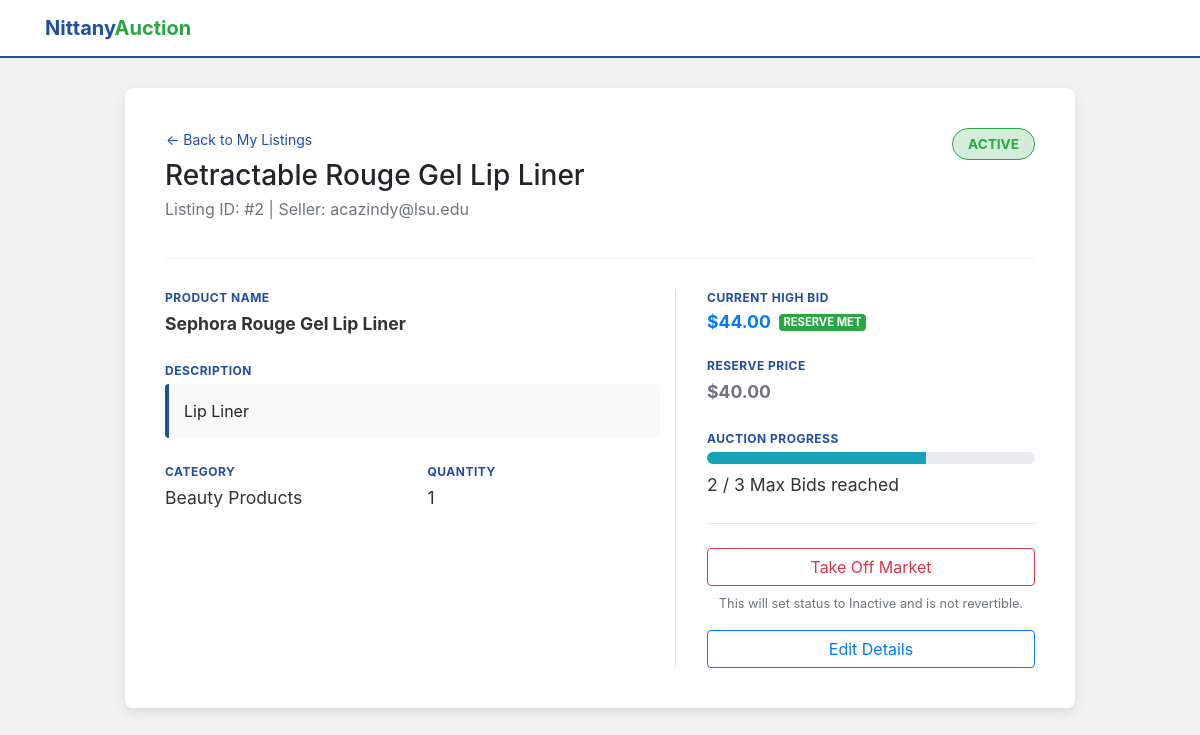
The app's page /listing-details/acazindy@lsu.edu/2, older data.
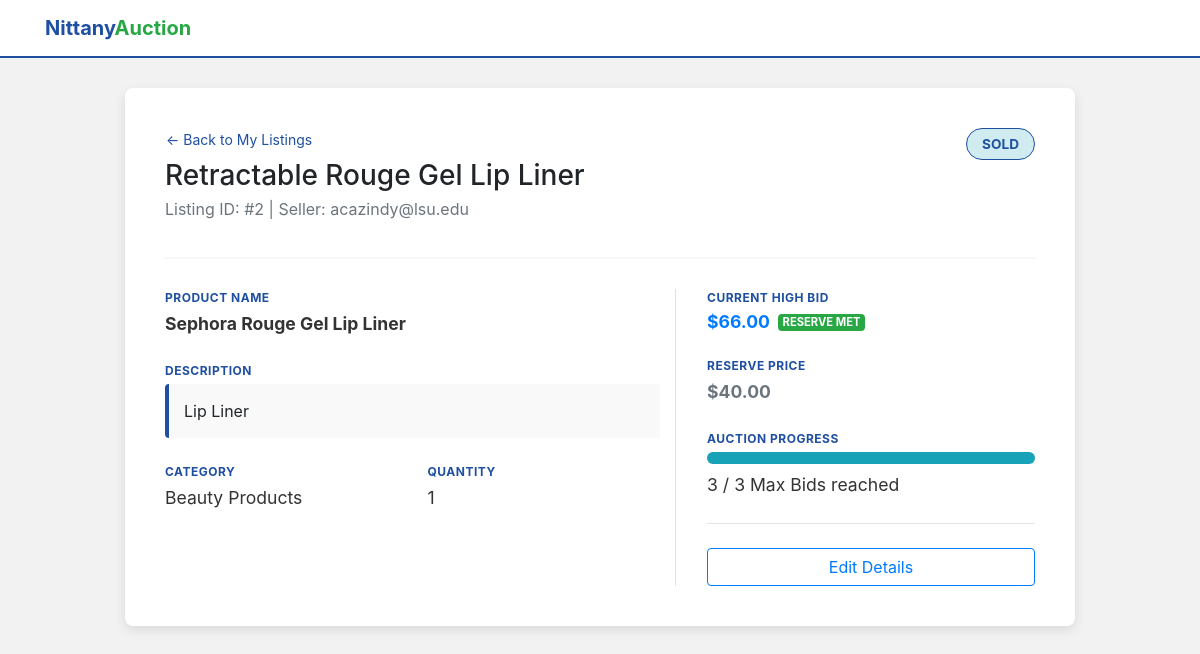
The same page, newer data.
### app.py (the view)
@app.route('/listing-details/<seller_email>/<int:listing_id>')
def listing_details(seller_email, listing_id):
    connection = get_connection()
    cursor = connection.cursor()
    cursor.execute('''
        SELECT Seller_Email,
               Listing_ID,
               Category,
               Auction_Title,
               Product_Name,
               Product_Description,
               Quantity,
               Reserve_Price,
               Max_bids,
               Status
        FROM Auction_Listings
        WHERE Seller_Email = ?
          AND Listing_ID = ?
    ''', (seller_email, listing_id))
    item = cursor.fetchone()
    cursor.execute('''
        SELECT COUNT(*)
        FROM Bids
        WHERE listing_id = ?
    ''', (listing_id,))
    current_bid_count = cursor.fetchone()[0]
    cursor.execute('''
        SELECT MAX(Bid_price)
        FROM Bids
        WHERE listing_id = ?
    ''', (listing_id,))
    highest_bid = cursor.fetchone()[0] or 0
    cursor.execute("""
        SELECT AVG(rating), COUNT(*)
        FROM seller_ratings
        WHERE seller_email = ?
    """, (seller_email,))
    rating_row = cursor.fetchone()
    avg_rating = None
    rating_count = 0
    if rating_row:
        avg_rating = rating_row[0]
        rating_count = rating_row[1]
        if avg_rating is not None:
            avg_rating = round(avg_rating, 2)
    connection.close()
    return render_template(
        'listing-details.html',
        item=item,
        bid_count=current_bid_count,
        current_price=highest_bid,
        avg_rating=avg_rating,
        rating_count=rating_count
    )

### app.py (called while the page is built)
def get_connection():
    conn = sql.connect(DB_NAME)
    return conn

### templates/listing-details.html (shortened to what the changed rows need)
<!DOCTYPE html>
<html lang="en">
<head>
    <link rel="stylesheet"
          href="https://stackpath.bootstrapcdn.com/bootstrap/4.4.1/css/bootstrap.min.css"
>
</head>
<body>
<div class="container">
    <div class="row justify-content-center">
        <div class="col-md-10 details-card">
            <div class="item-header d-flex justify-content-between align-items-start">
                <div>
                    <h1 class="h3 mb-1">{{ item[3] }}</h1> <p class="text-muted">Listing ID: #{{ item[1] }} | Seller: {{ item[0] }}</p>
                </div>
                <div class="text-right">
                    {% if item[9] == 1 %}
                        <span class="status-pill status-1">ACTIVE</span>
                    {% elif item[9] == 0 %}
                        <span class="status-pill status-0">INACTIVE</span>
                    {% elif item[9] == 2 %}
                        <span class="status-pill status-2">SOLD</span>
                    {% elif item[9] == 3 %}
                        <span class="status-pill status-3">RESERVE NOT MET</span>
                    {% endif %}
                </div>
            </div>
            <div class="row">
                <div class="col-md-5 border-left">
                    <div class="pl-md-3">
                        <div class="label-text">Current High Bid</div>
                        <div class="data-value h4 font-weight-bold text-primary">
                            ${{ "{:,.2f}".format(current_price) }}
                            {% if current_price < item[7] %}
                                <span class="badge badge-warning ml-1" style="font-size: 0.7rem; vertical-align: middle;">RESERVE NOT MET</span>
                            {% else %}
                                <span class="badge badge-success ml-1" style="font-size: 0.7rem; vertical-align: middle;">RESERVE MET</span>
                            {% endif %}
                        </div>
                        <div class="label-text">Reserve Price</div>
                        <div class="data-value text-muted font-weight-bold">${{ "{:,.2f}".format(item[7]) }}</div>
                        <div class="label-text">Auction Progress</div>
                        <div class="progress mb-2" style="height: 12px; border-radius: 10px;">
                            {% set percent = (bid_count / item[8]) * 100 %}
                            <div class="progress-bar bg-info" role="progressbar" style="width: {{ percent }}%;"></div>
                        </div>
                        <div class="data-value">{{ bid_count }} / {{ item[8] }} Max Bids reached</div>
                        <hr>
                        <div class="mt-4">
                            {% if item[9] == 1 %}
                                {% if item[9] == 1 %}
                                    <button type="button" class="btn btn-block btn-outline-danger" data-toggle="modal" data-target="#confirmDeactivate">
                                        Take Off Market
                                    </button>
                                {% endif %}
                            <p class="small text-muted mt-2 text-center">This will set status to Inactive and is not revertible.</p>
                            {% endif %}
                            <a href="/edit-listing/{{ item[0] }}/{{ item[1] }}" class="btn btn-block btn-outline-primary mt-2">Edit Details</a>
                        </div>
                    </div>
                </div>
            </div>
        </div>
    </div>
</div>
</body>
</html>

Row changes from the older to the newer data that the page shows:
changed Auction_Listings "Retractable Rouge Gel Lip Liner": Status 1 → 2 (drawn)
Text that changed along with them:
{{ "{:,.2f}".format(current_price) }}: "44.00" → "66.00"
{{ percent }}: 66.66666666666666 → 100.0 (drawn)
{{ bid_count }}: "2" → "3"
text no longer shown: "ACTIVE Take Off Market This will set status to Inactive and is not revertible."
text now shown: "SOLD"
